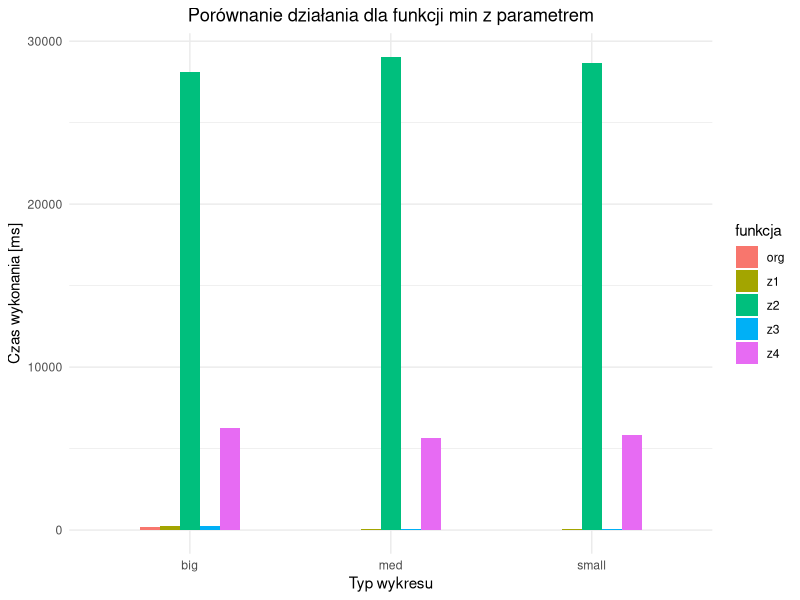
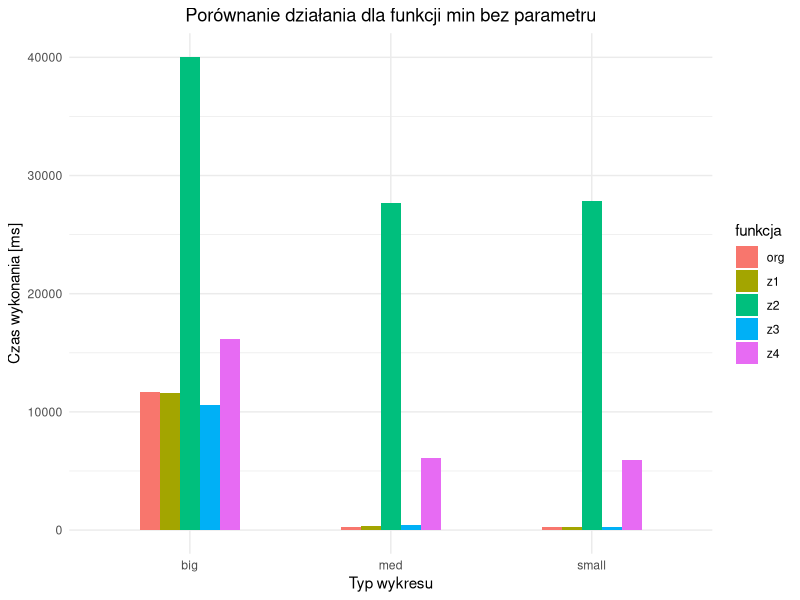
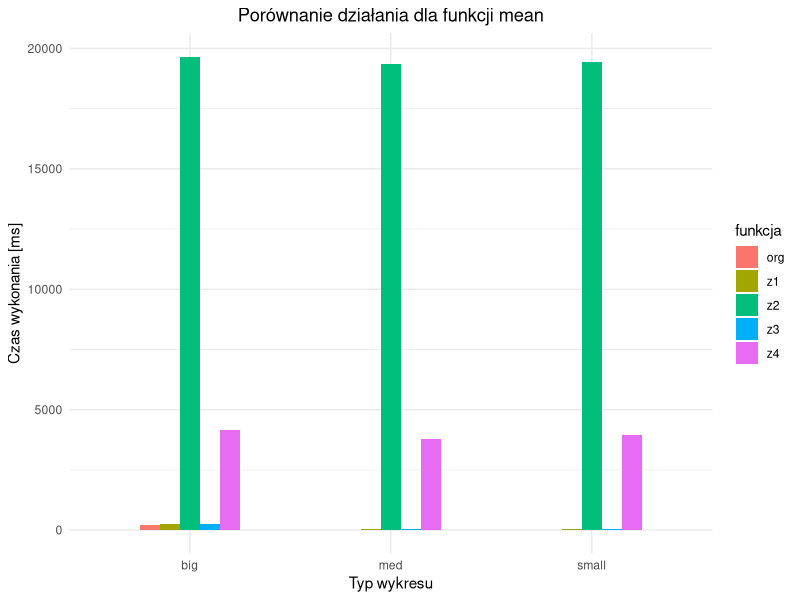

Source code (R) for these figures, in order: (Note: a time limit stopped this script after it produced the figures.)
## ---- chunk 1
knitr::opts_chunk$set(echo = TRUE)
library(ggplot2)
library(dplyr)
library(microbenchmark)
library(rlang)

## ---- chunk 2
set.seed(2137)
sample_df_big <- runif(1e6) %>%  matrix(ncol = 10) %>% data.frame()

sample_df_medium <- runif(1e4) %>%  matrix(ncol = 10) %>% data.frame()

sample_df_smol <- runif(1e2) %>%  matrix(ncol = 10) %>% data.frame()
## ---- chunk 3
zadanieDomowe1 <- function(func){
  function(data_s, arg=NA, ...) {
    expre <- quote(func(data_s, ...))
    if(!missing(arg)) {
      if(is_formula(substitute(arg)))
      {
        expre <- quote(func(data_s, formula = arg, ...))
      }
      else {
        data_s <- eval(substitute(arg), data_s)
        expre <- quote(func(data_s, ...))
      }
    }
    eval(expre)
  }
}

zadanieDomowe2 <- function(func){
  function(data_s, arg=NA, ...) {
    expre <- rlang::expr(func(data_s, !!!list(...)))
    if(!missing(arg)) {
      if(is_formula(enexpr(arg)))
      {
        expre <- rlang::expr(func(data_s, formula = arg, !!!list(...)))
      }
      else {
        data_s <- eval(enexpr(arg), data_s)
        expre <- rlang::expr(func(data_s, !!!list(...)))
      }
    }
    rlang::eval_tidy(expre, caller_env())
  }
}

zadanieDomowe3 <- function(func) {
  function(data, arg, ...) {
    args <- match.call(expand.dots = FALSE)$`...`
    if(!missing(arg)) {
      data <- eval(substitute(arg), data)
    }
    do.call(func, list(data, ...))
  }
}

zadanieDomowe4 <- function(func) {
  function(data, arg, ...) {
    args <- match.call(expand.dots = FALSE)$`...`
    if(!missing(arg)) {
      data <- eval(substitute(arg), data)
    }
    rlang::invoke(func, list(data, ...))
  }
}
## ---- chunk 4
zadanie1_min <- zadanieDomowe1(min)
zadanie2_min <- zadanieDomowe2(min)
zadanie3_min <- zadanieDomowe3(min)
zadanie4_min <- zadanieDomowe4(min)

res <- microbenchmark(
org_min_small = min(sample_df_smol),
org_min_med = min(sample_df_medium),
org_min_big = min(sample_df_big),

z1_min_small = zadanie1_min(sample_df_smol),
z1_min_med = zadanie1_min(sample_df_medium),
z1_min_big = zadanie1_min(sample_df_big),

z2_min_small = zadanie2_min(sample_df_smol),
z2_min_med = zadanie2_min(sample_df_medium),
z2_min_big = zadanie2_min(sample_df_big),

z3_min_small = zadanie3_min(sample_df_smol),
z3_min_med = zadanie3_min(sample_df_medium),
z3_min_big = zadanie3_min(sample_df_big),

z4_min_small = zadanie4_min(sample_df_smol),
z4_min_med = zadanie4_min(sample_df_medium),
z4_min_big = zadanie4_min(sample_df_big),

org_min_small_param = min(sample_df_smol$X2),
org_min_med_param = min(sample_df_medium$X2),
org_min_big_param = min(sample_df_big$X2),

z1_min_small_param = zadanie1_min(sample_df_smol, X2),
z1_min_med_param = zadanie1_min(sample_df_medium, X2),
z1_min_big_param = zadanie1_min(sample_df_big, X2),

z2_min_small_param = zadanie2_min(sample_df_smol, X2),
z2_min_med_param = zadanie2_min(sample_df_medium, X2),
z2_min_big_param = zadanie2_min(sample_df_big, X2),

z3_min_small_param = zadanie3_min(sample_df_smol, X2),
z3_min_med_param = zadanie3_min(sample_df_medium, X2),
z3_min_big_param = zadanie3_min(sample_df_big, X2),

z4_min_small_param = zadanie4_min(sample_df_smol, X2),
z4_min_med_param = zadanie4_min(sample_df_medium, X2),
z4_min_big_param = zadanie4_min(sample_df_big, X2),
times = 200
)

res <- as.data.frame(summary(res))
res$funkcja <- as.character(lapply(strsplit(as.character(res$expr), split="_"),
                                   function(x) x[1]))
res$func <- as.character(lapply(strsplit(as.character(res$expr), split="_"),
                                    function(x) x[2]))
res$is_param <- unlist(lapply(strsplit(as.character(res$expr), split="_"),
                       function(x) ifelse(x[length(x)] == "param","z parametrem", "bez parametru")))

res$size <- as.character(lapply(strsplit(as.character(res$expr), split="_"),
                                function(x) x[3]))

## ---- chunk 5
ggplot(res[res$is_param=='z parametrem',], aes(x = size, y = mean, fill = funkcja ))+
  geom_bar(stat="identity", width=.5, position = "dodge")+
  theme_minimal()+
  ylab('Czas wykonania [ms]')+
  xlab('Typ wykresu')+
  ggtitle(paste('Porównanie działania dla funkcji',as.character(res$func[1]), 'z parametrem'))+
  theme(plot.title = element_text(hjust = 0.5))

## ---- chunk 6
ggplot(res[res$is_param=='bez parametru',], aes(x = size, y = mean, fill = funkcja ))+
  geom_bar(stat="identity", width=.5, position = "dodge")+
  theme_minimal()+
  ylab('Czas wykonania [ms]')+
  xlab('Typ wykresu')+
  ggtitle(paste('Porównanie działania dla funkcji',as.character(res$func[1]), as.character(res$is_param[1]) ))+
  theme(plot.title = element_text(hjust = 0.5))

## ---- chunk 7
zadanie1_mean <- zadanieDomowe1(mean)
zadanie2_mean <- zadanieDomowe2(mean)
zadanie3_mean <- zadanieDomowe3(mean)
zadanie4_mean <- zadanieDomowe4(mean)

res <- microbenchmark(
  org_mean_small_param = mean(sample_df_smol$X2),
  org_mean_med_param = mean(sample_df_medium$X2),
  org_mean_big_param = mean(sample_df_big$X2),
  
  z1_mean_small_param = zadanie1_mean(sample_df_smol, X2),
  z1_mean_med_param = zadanie1_mean(sample_df_medium, X2),
  z1_mean_big_param = zadanie1_mean(sample_df_big, X2),
  
  z2_mean_small_param = zadanie2_mean(sample_df_smol, X2),
  z2_mean_med_param = zadanie2_mean(sample_df_medium, X2),
  z2_mean_big_param = zadanie2_mean(sample_df_big, X2),
  
  z3_mean_small_param = zadanie3_mean(sample_df_smol, X2),
  z3_mean_med_param = zadanie3_mean(sample_df_medium, X2),
  z3_mean_big_param = zadanie3_mean(sample_df_big, X2),
  
  z4_mean_small_param = zadanie4_mean(sample_df_smol, X2),
  z4_mean_med_param = zadanie4_mean(sample_df_medium, X2),
  z4_mean_big_param = zadanie4_mean(sample_df_big, X2),
  times = 200
)

res <- as.data.frame(summary(res))
res$funkcja <- as.character(lapply(strsplit(as.character(res$expr), split="_"),
                                   function(x) x[1]))

res$func <- as.character(lapply(strsplit(as.character(res$expr), split="_"),
                                function(x) x[2]))
res$is_param <- unlist(lapply(strsplit(as.character(res$expr), split="_"),
                              function(x) ifelse(x[length(x)] == "param","z parametrem", "bez parametru")))

res$size <- as.character(lapply(strsplit(as.character(res$expr), split="_"),
                                function(x) x[3]))

## ---- chunk 8
ggplot(res, aes(x = size, y = mean, fill = funkcja ))+
  geom_bar(stat="identity", width=.5, position = "dodge")+
  theme_minimal()+
  ylab('Czas wykonania [ms]')+
  xlab('Typ wykresu')+
  ggtitle(paste('Porównanie działania dla funkcji',as.character(res$func[1])))+
  theme(plot.title = element_text(hjust = 0.5))

## ---- chunk 9
zadanie1_unlist<- zadanieDomowe1(unlist)
zadanie2_unlist <- zadanieDomowe2(unlist)
zadanie3_unlist <- zadanieDomowe3(unlist)
zadanie4_unlist <- zadanieDomowe4(unlist)

res <- microbenchmark(
  org_unlist_small = unlist(sample_df_smol),
  org_unlist_med = unlist(sample_df_medium),
  org_unlist_big = unlist(sample_df_big),
  
  z1_unlist_small = zadanie1_unlist(sample_df_smol),
  z1_unlist_med = zadanie1_unlist(sample_df_medium),
  z1_unlist_big = zadanie1_unlist(sample_df_big),
  
  z2_unlist_small = zadanie2_unlist(sample_df_smol),
  z2_unlist_med = zadanie2_unlist(sample_df_medium),
  z2_unlist_big = zadanie2_unlist(sample_df_big),
  
  z3_unlist_small = zadanie3_unlist(sample_df_smol),
  z3_unlist_med = zadanie3_unlist(sample_df_medium),
  z3_unlist_big = zadanie3_unlist(sample_df_big),
  
  z4_unlist_small = zadanie4_unlist(sample_df_smol),
  z4_unlist_med = zadanie4_unlist(sample_df_medium),
  z4_unlist_big = zadanie4_unlist(sample_df_big),
  
  org_unlist_small_param = unlist(sample_df_smol, use.names = FALSE),
  org_unlist_med_param = unlist(sample_df_medium, use.names = FALSE),
  org_unlist_big_param = unlist(sample_df_big, use.names = FALSE),
  
  z1_unlist_small_param = zadanie1_unlist(sample_df_smol, use.names = FALSE),
  z1_unlist_med_param = zadanie1_unlist(sample_df_medium, use.names = FALSE),
  z1_unlist_big_param = zadanie1_unlist(sample_df_big, use.names = FALSE),
  
  z2_unlist_small_param = zadanie2_unlist(sample_df_smol, use.names = FALSE),
  z2_unlist_med_param = zadanie2_unlist(sample_df_medium, use.names = FALSE),
  z2_unlist_big_param = zadanie2_unlist(sample_df_big, use.names = FALSE),
  
  z3_unlist_small_param = zadanie3_unlist(sample_df_smol, use.names = FALSE),
  z3_unlist_med_param = zadanie3_unlist(sample_df_medium, use.names = FALSE),
  z3_unlist_big_param = zadanie3_unlist(sample_df_big, use.names = FALSE),
  
  z4_unlist_small_param = zadanie4_unlist(sample_df_smol, use.names = FALSE),
  z4_unlist_med_param = zadanie4_unlist(sample_df_medium, use.names = FALSE),
  z4_unlist_big_param = zadanie4_unlist(sample_df_big, use.names = FALSE),
  
  times = 40
)

res <- as.data.frame(summary(res))
res$funkcja <- as.character(lapply(strsplit(as.character(res$expr), split="_"),
                                   function(x) x[1]))

res$func <- as.character(lapply(strsplit(as.character(res$expr), split="_"),
                                function(x) x[2]))
res$is_param <- unlist(lapply(strsplit(as.character(res$expr), split="_"),
                              function(x) ifelse(x[length(x)] != "param","z parametrem", "bez parametru")))

res$size <- as.character(lapply(strsplit(as.character(res$expr), split="_"),
                                function(x) x[3]))

## ---- chunk 10

ggplot(res[res$is_param=='z parametrem',], aes(x = size, y = mean, fill = funkcja ))+
  geom_bar(stat="identity", width=.5, position = "dodge")+
  theme_minimal()+
  ylab('Czas wykonania [ms]')+
  xlab('Typ wykresu')+
  ggtitle(paste('Porównanie działania dla funkcji',as.character(res$func[1]), 'z parametrem'))+
  theme(plot.title = element_text(hjust = 0.5))
## ---- chunk 11
ggplot(res[res$is_param=='bez parametru',], aes(x = size, y = mean, fill = funkcja ))+
  geom_bar(stat="identity", width=.5, position = "dodge")+
  theme_minimal()+
  ylab('Czas wykonania [ms]')+
  xlab('Typ wykresu')+
  ggtitle(paste('Porównanie działania dla funkcji',as.character(res$func[1]), 'bez parametru'))+
  theme(plot.title = element_text(hjust = 0.5))
## ---- chunk 12
zadanie1_lm<- zadanieDomowe1(lm)
zadanie2_lm <- zadanieDomowe2(lm)
zadanie3_lm <- zadanieDomowe3(lm)
zadanie4_lm <- zadanieDomowe4(lm)



res <- microbenchmark(
  org_lm_small = lm(X4 ~ X2*X3,sample_df_smol),
  org_lm_med = lm(X4 ~ X2*X3, sample_df_medium),
  org_lm_big = lm(X4 ~ X2*X3, sample_df_big),
  
  z1_lm_small = zadanie1_lm(sample_df_smol, X4 ~ X2*X3),
  z1_lm_med = zadanie1_lm(sample_df_medium, X4 ~ X2*X3),
  z1_lm_big = zadanie1_lm(sample_df_big, X4 ~ X2*X3),
  
  z2_lm_small = zadanie2_lm(sample_df_smol, X4 ~ X2*X3),
  z2_lm_med = zadanie2_lm(sample_df_medium, X4 ~ X2*X3),
  z2_lm_big = zadanie2_lm(sample_df_big, X4 ~ X2*X3),
  
  z3_lm_small = zadanie3_lm(sample_df_smol, X4 ~ X2*X3),
  z3_lm_med = zadanie3_lm(sample_df_medium, X4 ~ X2*X3),
  z3_lm_big = zadanie3_lm(sample_df_big, X4 ~ X2*X3),
  
  z4_lm_small = zadanie4_lm(sample_df_smol, X4 ~ X2*X3),
  z4_lm_med = zadanie4_lm(sample_df_medium, X4 ~ X2*X3),
  z4_lm_big = zadanie4_lm(sample_df_big, X4 ~ X2*X3),
  times = 200
)


res <- as.data.frame(summary(res))
res$funkcja <- as.character(lapply(strsplit(as.character(res$expr), split="_"),
                                   function(x) x[1]))

res$func <- as.character(lapply(strsplit(as.character(res$expr), split="_"),
                                function(x) x[2]))

res$size <- as.character(lapply(strsplit(as.character(res$expr), split="_"),
                                function(x) x[3]))

## ---- chunk 13

ggplot(res, aes(x = size, y = mean, fill = funkcja ))+
  geom_bar(stat="identity", width=.5, position = "dodge")+
  theme_minimal()+
  ylab('Czas wykonania [ms]')+
  xlab('Typ wykresu')+
  ggtitle(paste('Porównanie działania dla funkcji',as.character(res$func[1])))+
  theme(plot.title = element_text(hjust = 0.5))
